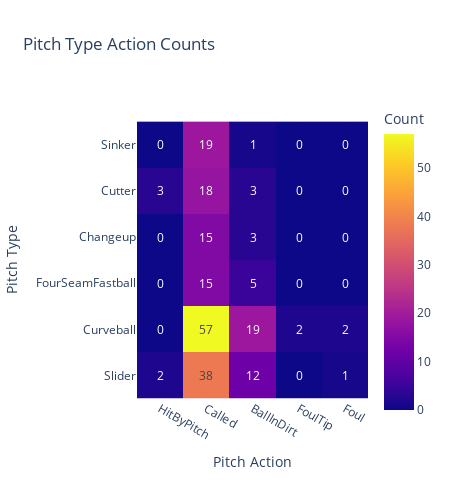

Source (notebook cell):
### Code cell
# Create a heatmap with Plotly Express
fig = px.imshow(melted_type_action_df.pivot(index='Pitch Type', columns='Pitch Action', values='Count'),
                x=melted_type_action_df['Pitch Action'].unique(),
                y=melted_type_action_df['Pitch Type'].unique(),
                labels=dict(x='Pitch Action', y='Pitch Type', color='Count'),
                title='Pitch Type Action Counts',
                width=450,
                height=500, 
                text_auto=True)

# Show the plot
fig.show()

# fig.write_image("Pitch Type Action Counts.png", engine='kaleido')

### Figure 1 — Plotly figure (JSON) as saved in the notebook; plotly's stock layout.template omitted (floating-point values rounded to 4 significant figures)
{"data": [{"coloraxis": "coloraxis", "hovertemplate": "Pitch Action: %{x}<br>Pitch Type: %{y}<br>Count: %{z}<extra></extra>", "name": "0", "texttemplate": "%{z}", "type": "heatmap", "x": ["HitByPitch", "Called", "BallInDirt", "FoulTip", "Foul"], "xaxis": "x", "y": ["Sinker", "Cutter", "Changeup", "FourSeamFastball", "Curveball", "Slider"], "yaxis": "y", "z": [[0, 19, 1, 0, 0], [3, 18, 3, 0, 0], [0, 15, 3, 0, 0], [0, 15, 5, 0, 0], [0, 57, 19, 2, 2], [2, 38, 12, 0, 1]]}], "layout": {"coloraxis": {"colorbar": {"title": {"text": "Count"}}, "colorscale": [[0, "#0d0887"], [0.1111, "#46039f"], [0.2222, "#7201a8"], [0.3333, "#9c179e"], [0.4444, "#bd3786"], [0.5556, "#d8576b"], [0.6667, "#ed7953"], [0.7778, "#fb9f3a"], [0.8889, "#fdca26"], [1, "#f0f921"]]}, "height": 500, "title": {"text": "Pitch Type Action Counts"}, "width": 450, "xaxis": {"anchor": "y", "constrain": "domain", "domain": [0, 1], "scaleanchor": "y", "title": {"text": "Pitch Action"}}, "yaxis": {"anchor": "x", "autorange": "reversed", "constrain": "domain", "domain": [0, 1], "title": {"text": "Pitch Type"}}}}
